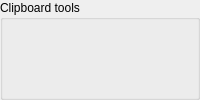
            <widget class="QGroupBox" name="groupBox_3">
             <property name="title">
              <string>Clipboard tools</string>
             </property>
             <layout class="QGridLayout">
              <property name="leftMargin">
               <number>2</number>
              </property>
              <property name="topMargin">
               <number>2</number>
              </property>
              <property name="rightMargin">
               <number>2</number>
              </property>
              <property name="bottomMargin">
               <number>2</number>
              </property>
              <property name="spacing">
               <number>2</number>
              </property>
              <item row="0" column="0">
               <widget class="QPushButton" name="cutButton">
                <property name="sizePolicy">
                 <sizepolicy hsizetype="Fixed" vsizetype="Fixed">
                  <horstretch>0</horstretch>
                  <verstretch>0</verstretch>
                 </sizepolicy>
                </property>
                <property name="minimumSize">
                 <size>
                  <width>25</width>
                  <height>25</height>
                 </size>
                </property>
                <property name="maximumSize">
                 <size>
                  <width>25</width>
                  <height>25</height>
                 </size>
                </property>
                <property name="focusPolicy">
                 <enum>Qt::NoFocus</enum>
                </property>
                <property name="toolTip">
                 <string>cut</string>
                </property>
                <property name="whatsThis">
                 <string/>
                </property>
                <property name="text">
                 <string/>
                </property>
                <property name="icon">
                 <iconset theme="edit-cut" resource="board.qrc">
                  <normaloff>:/boardicons/resources/pics/editcut.png</normaloff>:/boardicons/resources/pics/editcut.png</iconset>
                </property>
                <property name="iconSize">
                 <size>
                  <width>22</width>
                  <height>22</height>
                 </size>
                </property>
                <property name="checkable">
                 <bool>false</bool>
                </property>
                <property name="flat">
                 <bool>true</bool>
                </property>
               </widget>
              </item>
              <item row="0" column="1">
               <widget class="QPushButton" name="pasteButton">
                <property name="sizePolicy">
                 <sizepolicy hsizetype="Fixed" vsizetype="Fixed">
                  <horstretch>0</horstretch>
                  <verstretch>0</verstretch>
                 </sizepolicy>
                </property>
                <property name="minimumSize">
                 <size>
                  <width>25</width>
                  <height>25</height>
                 </size>
                </property>
                <property name="maximumSize">
                 <size>
                  <width>25</width>
                  <height>25</height>
                 </size>
                </property>
                <property name="focusPolicy">
                 <enum>Qt::NoFocus</enum>
                </property>
                <property name="toolTip">
                 <string>paste</string>
                </property>
                <property name="whatsThis">
                 <string/>
                </property>
                <property name="text">
                 <string/>
                </property>
                <property name="icon">
                 <iconset resource="board.qrc">
                  <normaloff>:/boardicons/resources/pics/paste.png</normaloff>:/boardicons/resources/pics/paste.png</iconset>
                </property>
                <property name="iconSize">
                 <size>
                  <width>22</width>
                  <height>22</height>
                 </size>
                </property>
                <property name="checkable">
                 <bool>false</bool>
                </property>
                <property name="flat">
                 <bool>true</bool>
                </property>
               </widget>
              </item>
              <item row="0" column="2">
               <widget class="QPushButton" name="pasteAsVarButton">
                <property name="sizePolicy">
                 <sizepolicy hsizetype="Fixed" vsizetype="Fixed">
                  <horstretch>0</horstretch>
                  <verstretch>0</verstretch>
                 </sizepolicy>
                </property>
                <property name="minimumSize">
                 <size>
                  <width>25</width>
                  <height>25</height>
                 </size>
                </property>
                <property name="maximumSize">
                 <size>
                  <width>25</width>
                  <height>25</height>
                 </size>
                </property>
                <property name="focusPolicy">
                 <enum>Qt::NoFocus</enum>
                </property>
                <property name="toolTip">
                 <string>paste as variation</string>
                </property>
                <property name="whatsThis">
                 <string/>
                </property>
                <property name="text">
                 <string/>
                </property>
                <property name="icon">
                 <iconset resource="board.qrc">
                  <normaloff>:/boardicons/resources/pics/paste_as_var.png</normaloff>:/boardicons/resources/pics/paste_as_var.png</iconset>
                </property>
                <property name="iconSize">
                 <size>
                  <width>22</width>
                  <height>22</height>
                 </size>
                </property>
                <property name="checkable">
                 <bool>false</bool>
                </property>
                <property name="flat">
                 <bool>true</bool>
                </property>
               </widget>
              </item>
             </layout>
            </widget>
